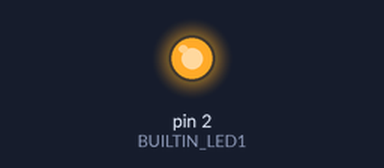
This sketch was run on a simulated Arduino Uno, built with avr-gcc and run on an emulated ATmega328P. Parts: output pins drawn as LEDs (lit = HIGH).

Above: at 1.5 s.
At 8.5 s:
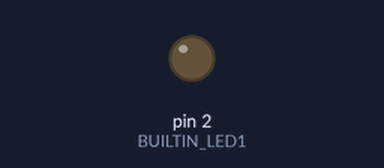
Timing chart, 0 to 11.7 s (numbered marks = the images above):
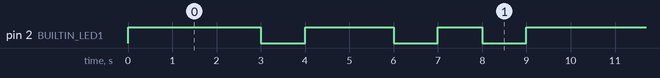

The sketch:

sketch_oct02a_blink.ino
```cpp
#include <Arduino.h>

// From
// https://github.com/esp8266/Arduino/issues/2627
// Also has WIFI Ex
//

const short int BUILTIN_LED1 = 2; //GPIO2

void setup() {
    // put your setup code here, to run once:
    pinMode(BUILTIN_LED1, OUTPUT);
}

void loop() {
    // put your main code here, to run repeatedly:
    digitalWrite(BUILTIN_LED1, HIGH);   // turn the LED on (HIGH is the voltage level)
    delay(3000);              // wait for a second
    digitalWrite(BUILTIN_LED1, LOW);    // turn the LED off by making the voltage LOW
    delay(1000);              // wait for a second
    digitalWrite(BUILTIN_LED1, HIGH);   // turn the LED on (HIGH is the voltage level)
    delay(2000);              // wait for a second
    digitalWrite(BUILTIN_LED1, LOW);    // turn the LED off by making the voltage LOW
    delay(1000);              // wait for a second
    digitalWrite(BUILTIN_LED1, HIGH);   // turn the LED on (HIGH is the voltage level)
    delay(1000);              // wait for a second
    digitalWrite(BUILTIN_LED1, LOW);    // turn the LED off by making the voltage LOW
    delay(1000);              // wait for a second
}
```

Measured:
- by itself, pin 2 (BUILTIN_LED1): repeats every 9.0 s: LOW 1.0 s, HIGH 2.0 s, LOW 1.0 s, HIGH 1.0 s, LOW 1.0 s, HIGH 3.0 s
- by itself, everything shown: repeats every 9.0 s, in 6 steps
